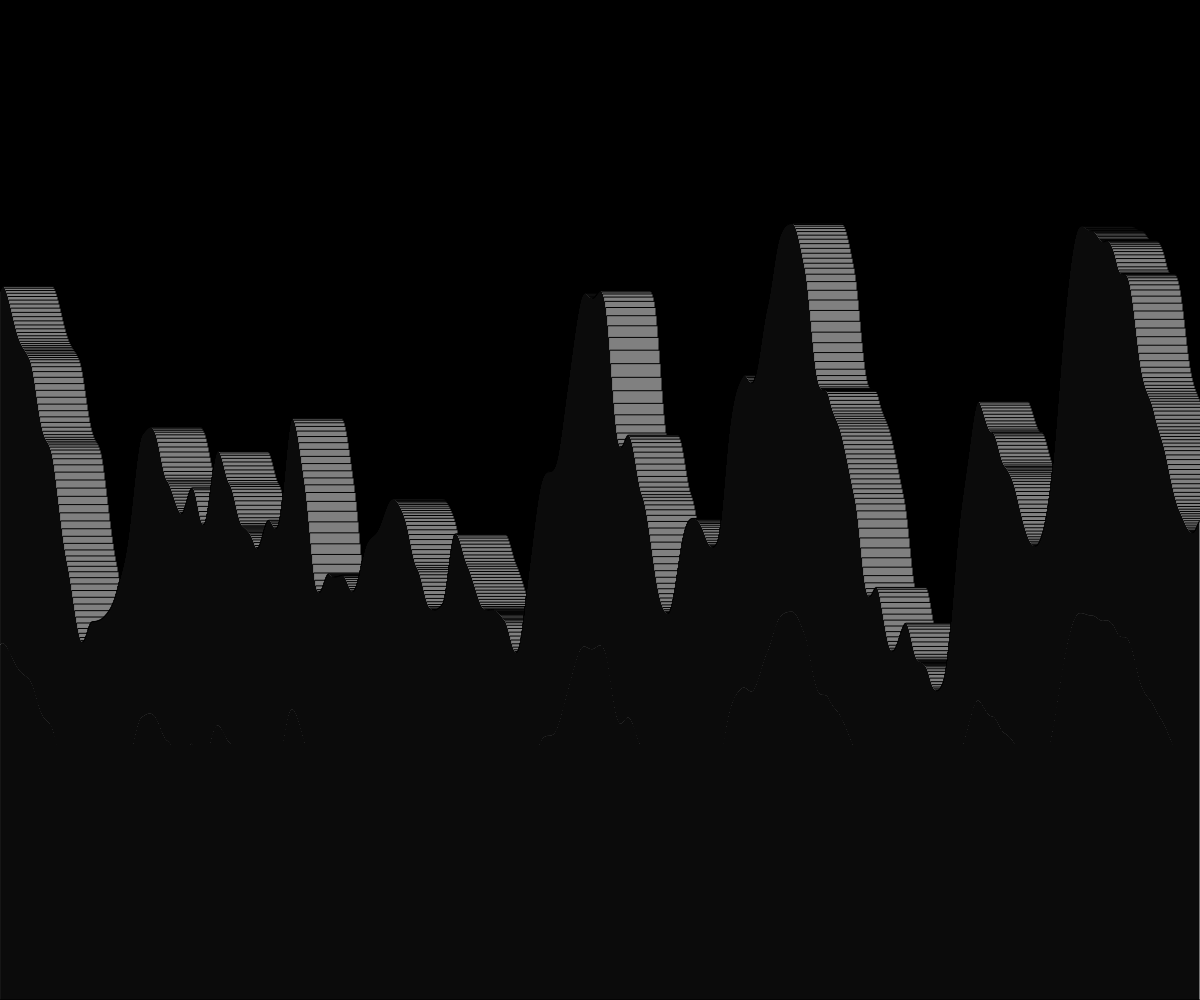
Frame 1 (no input)
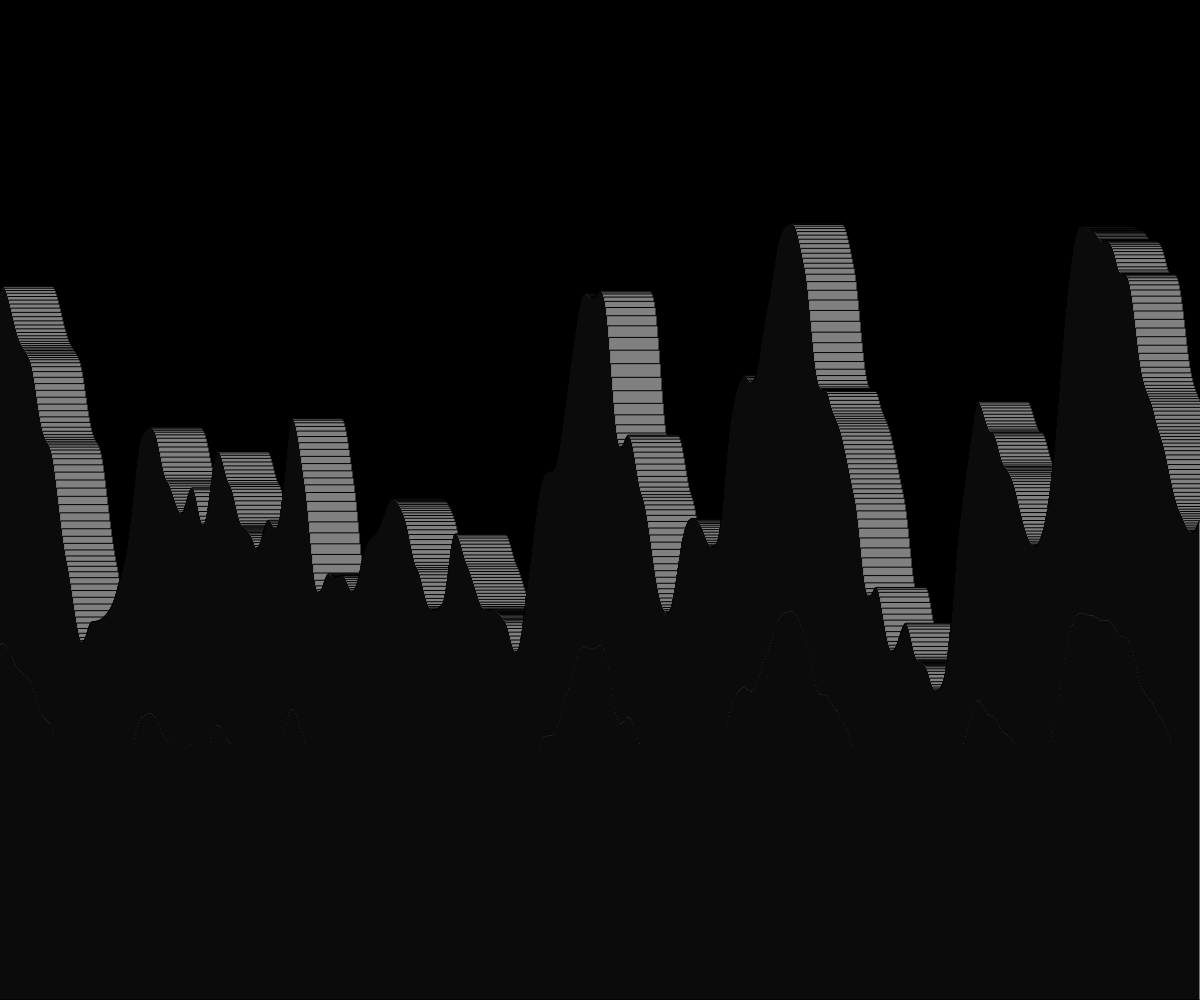
Frame 60 (no input)
Frame 120 (the mouse pressed at the canvas centre since frame 60): identical to frame 60, image omitted

The p5.js sketch that drew these frames (run headless with seeded random() and noise() and a simulated clock; from frame 60 on, the mouse is pressed at the canvas centre):

// p5.js sketch
// ── sketch.js
// Project Title
// Your Name
// Date
//
// Extra for Experts:
// - describe what you did to take this project "above and beyond"

let theHeights = [];
let startingLocation = 0;

function setup() {
  createCanvas(windowWidth, windowHeight);
  theHeights = generateBuildings(20000);
}

function draw() {
  background(0);
  for (let i = startingLocation; i < startingLocation + width; i++ ) {
    drawRect(i-startingLocation, theHeights[i], 50);
  }

  if (keyIsPressed) {
    startingLocation+= 20;
  }
}

function drawRect(x, rectHeight, rectWidth) {
  let y = height - rectHeight;
  rect(x, y, rectWidth, rectHeight);
  fill("gray");
}

function generateBuildings(howMany) {
  let tempArray = [];
  let time = random(10000);
  for(let i = 0; i < howMany; i++) {
    tempArray.push(noise(time) * height);
    time += 0.01;
  }
  return tempArray;
}
